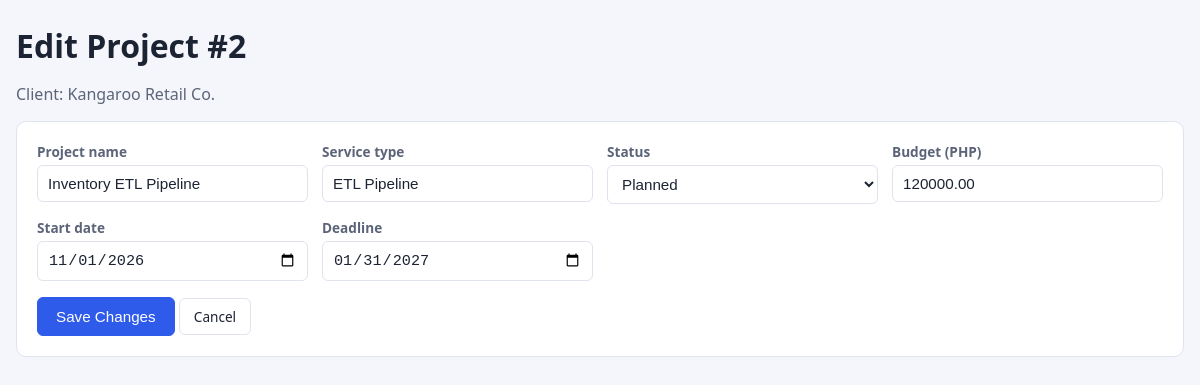
Page /project_edit.php?id=2 on the committed database.
### tables this page shows
CREATE TABLE projects (
    project_id   INT UNSIGNED  NOT NULL AUTO_INCREMENT,
    client_id    INT UNSIGNED  NOT NULL,                     
    project_name VARCHAR(120)  NOT NULL,
    service_type VARCHAR(60)   NOT NULL,                     
    status       VARCHAR(20)   NOT NULL DEFAULT 'Planned',   
    budget       DECIMAL(12,2) NOT NULL DEFAULT 0.00,
    start_date   DATE          NOT NULL,
    deadline     DATE          NOT NULL,
    date_added   DATETIME      NOT NULL DEFAULT CURRENT_TIMESTAMP,
    PRIMARY KEY (project_id),
    CONSTRAINT fk_projects_client FOREIGN KEY (client_id)
        REFERENCES clients (client_id)
        ON UPDATE CASCADE
        ON DELETE CASCADE       
);

CREATE TABLE clients (
    client_id      INT UNSIGNED NOT NULL AUTO_INCREMENT,
    company_name   VARCHAR(100) NOT NULL,
    contact_person VARCHAR(80)  NOT NULL,
    email          VARCHAR(100) NOT NULL,
    phone_number   VARCHAR(20)  NOT NULL,
    industry       VARCHAR(60)  NOT NULL,
    date_added     DATETIME     NOT NULL DEFAULT CURRENT_TIMESTAMP,
    PRIMARY KEY (client_id),
    UNIQUE KEY uq_client_email (email)
);

### includes/functions.php (called while the page is built, shortened)
<?php
function e($v): string { return htmlspecialchars((string) $v, ENT_QUOTES, 'UTF-8'); }

### project_edit.php (the view, shortened to what this page needs)
<?php
require_once 'config/dbconfig.php';
require_once 'includes/functions.php';
$id = (int) ($_GET['id'] ?? 0);
$stmt = $pdo->prepare("SELECT p.*, c.company_name FROM projects p
                       INNER JOIN clients c ON c.client_id = p.client_id WHERE p.project_id = :id");
$stmt->execute([':id' => $id]);
$project = $stmt->fetch();
include 'includes/header.php';
?>
<h1>Edit Project #<?= (int) $project['project_id'] ?></h1>
<p class="muted">Client: <?= e($project['company_name']) ?></p>
<section class="card">
    <form action="project_update.php" method="post">
        <?php include 'includes/project_fields.php'; ?>
        <button class="btn primary" type="submit">Save Changes</button>
        <a class="btn" href="projects.php?client_id=<?= (int) $project['client_id'] ?>">Cancel</a>
    </form>
</section>
</main></body></html>

### includes/project_fields.php (shortened to what this page needs)
<div class="grid">
    <label>Project name <input type="text" name="project_name" maxlength="120" required value="<?= e($v['project_name'] ?? '') ?>"></label>
    <label>Service type <input type="text" name="service_type" maxlength="60" placeholder="e.g. ETL Pipeline, Data Warehouse" required value="<?= e($v['service_type'] ?? '') ?>"></label>
    <label>Status
        <select name="status">
            <?php foreach (STATUSES as $s): ?><option <?= ($v['status'] ?? 'Planned') === $s ? 'selected' : '' ?>><?= e($s) ?></option><?php endforeach; ?>
        </select></label>
    <label>Budget (PHP) <input type="number" name="budget" min="0" step="0.01" required value="<?= e($v['budget'] ?? '') ?>"></label>
    <label>Start date <input type="date" name="start_date" required value="<?= e($v['start_date'] ?? '') ?>"></label>
    <label>Deadline <input type="date" name="deadline" required value="<?= e($v['deadline'] ?? '') ?>"></label>
</div>

### css/style.css (style rules this page uses)
:root { --bg:#f4f6fb; --card:#fff; --ink:#1c2333; --muted:#5b6478; --line:#dfe3ee; --brand:#2f5bea; --danger:#d93a3a; --ok:#1e8e4e; }
* { box-sizing: border-box; }
body { margin:0; font-family: "Segoe UI", Arial, sans-serif; background:var(--bg); color:var(--ink); }
h1 { margin: 0 0 16px; }
.card { background:var(--card); border:1px solid var(--line); border-radius:10px; padding:20px; margin-bottom:24px; }
.grid { display:grid; grid-template-columns: repeat(auto-fit, minmax(240px, 1fr)); gap:14px; margin-bottom:16px; }
label { display:flex; flex-direction:column; gap:4px; font-size:.85rem; color:var(--muted); font-weight:600; }
input, select { padding:9px 10px; border:1px solid var(--line); border-radius:6px; font-size:.95rem; color:var(--ink); background:#fff; }
.btn { display:inline-block; padding:8px 14px; border:1px solid var(--line); border-radius:6px; background:#fff; color:var(--ink); font-size:.85rem; text-decoration:none; cursor:pointer; }
.btn.primary { background:var(--brand); border-color:var(--brand); color:#fff; padding:10px 18px; font-size:.95rem; }
.muted { color:var(--muted); }

### rows in the picture
projects: project_id "2", client.company_name "Kangaroo Retail Co.", project_name "Inventory ETL Pipeline", service_type "ETL Pipeline", budget "120000.00", start_date "11/01/2026", deadline "01/31/2027"

### other values in the picture
form field status "Planned"
